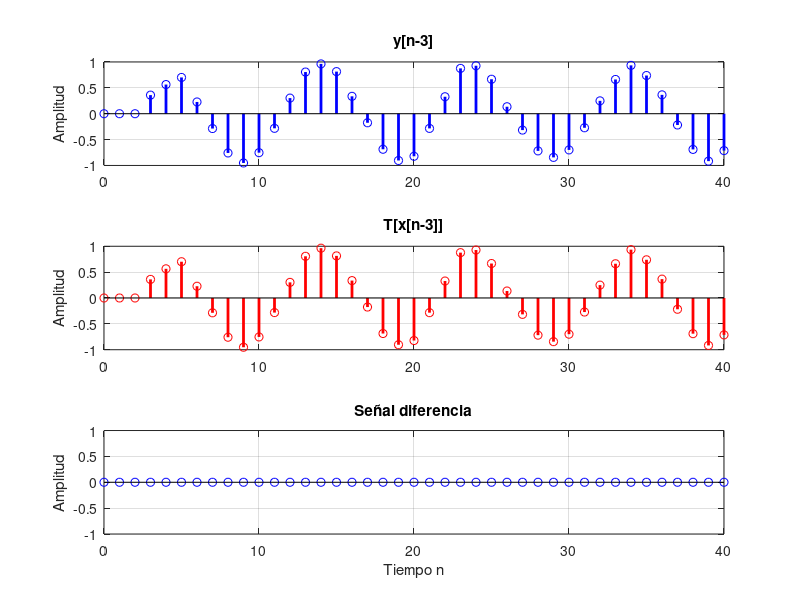

Write the MATLAB code that produced this figure.
clear;clf;clc;
% -----------------------------------------------------------
% Invariancia en el tiempo
% Determinar si el sistema discreto Filtro Móvil es invariante
% -----------------------------------------------------------
% Generación de la secuencia de entrada
n = 0:40; 
k = 3; % Retardo de prueba
N = length(n); % Longitud de los datos del proceso
r = (rand(1,N)-0.5)/2; % Secuencia de ruido
xn=cos(2*pi*0.1*n)+r;
%
M = 3; % Número de puntos para evaluación del promedio móvil
%
% Secuencia de entrada x[n] retardada en k unidades de tiempo
xnk = [zeros(1,k) xn];
% Parametros del Filtro móvil
num = ones(1,M);
den=1;
% Calculo de la salida T[[x-k]]
T_xnk = filter(num,den,xnk)/M;
% Cálculo de la salida y[n]
yn = (filter(num,den,xn))/M;
y_nk=[zeros(1,k) yn];

% Plot the outputs
subplot(3,1,1)
stem(n,y_nk(1:41),'b','linewidth',2);
ylabel('Amplitud');
title(['y[n-',num2str(k),']']);grid;

subplot(3,1,2)
stem(n,T_xnk(1:41),'r','linewidth',2);
ylabel('Amplitud');
title(['T[x[n-',num2str(k),']]']);grid;

subplot(3,1,3)
difn = y_nk - T_xnk; % Cálculo de la diferencia: y[n-k]-T[x[n-3]]
stem(n,difn(1:41),'b','linewidth',2);
xlabel('Tiempo n'); ylabel('Amplitud');
title('Señal diferencia');grid;
